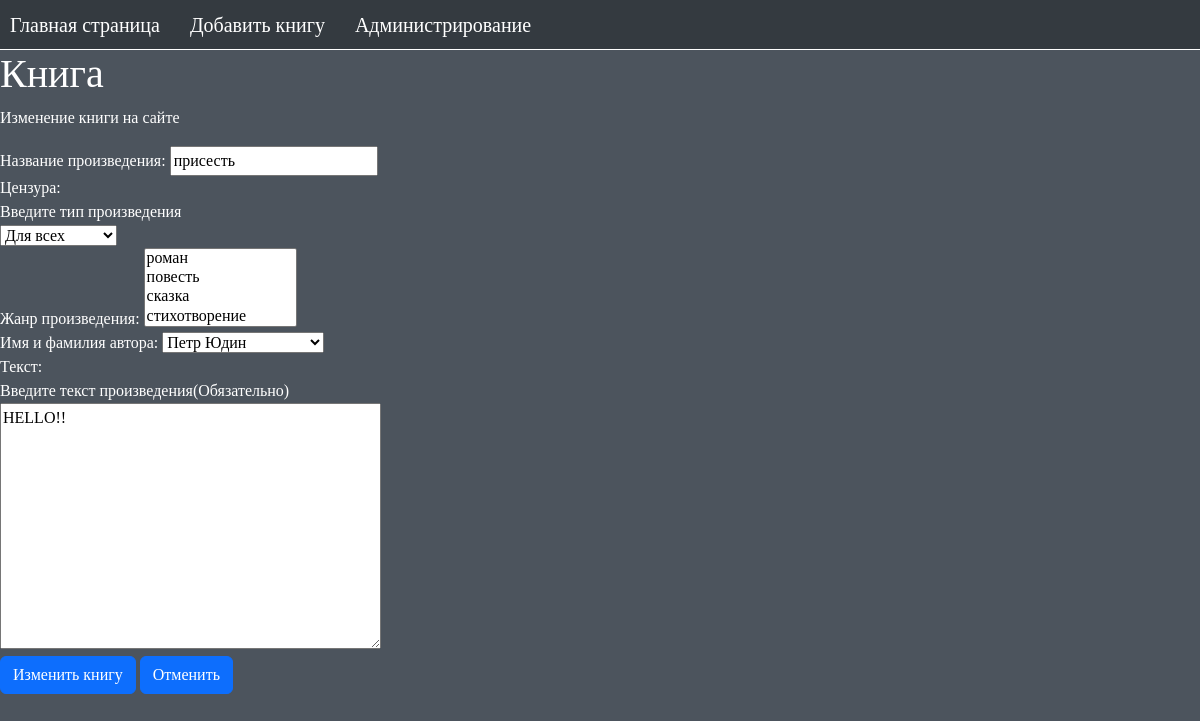
Page /update_book/41 on the committed database.
### books/models.py (models this page shows)
class Book(models.Model):
    title_book = models.CharField(
        max_length=255,
        help_text='Введите название произведения(Обязательно)',
        unique=True,
        verbose_name='Название',
    )
    censor = models.CharField(
        max_length=255,
        help_text='Введите тип произведения',
        verbose_name='Цензура',
        choices=CENSOR_CHOICE,
        default=CENSOR_CHOICE[1],
    )
    genre_book = models.ManyToManyField(
        BookGenre, verbose_name='Жанр произведения')
    author = models.ForeignKey(
        BookAuthor, on_delete=models.CASCADE, verbose_name='Имя и фамилия автора')
    content_book = models.TextField(
        help_text='Введите текст произведения(Обязательно)',
        verbose_name='Текст',
    )
    time_create = models.DateTimeField(
        auto_now_add=True,
        verbose_name='Дата добавления',
        null=True
    )
    time_update = models.DateTimeField(
        auto_now=True,
        verbose_name='Дата изменения',
    )

class BookGenre(models.Model):
    genre_book = models.CharField(
        max_length=255,
        help_text='Введите жанр произведения',
        verbose_name='Жанр произведения',
    )
    def __str__(self):
        return self.genre_book

### books/views.py (the view)
# urls.py: path('update_book/<int:pk>', views.BookUpdate.as_view(),
class BookUpdate(TitleMixin, UpdateView):
    form_class = forms.BookForm
    template_name = 'books/update_book.html'
    title = 'Изменение книги'
    model = models.Book
    success_url = reverse_lazy('books:index')

### books/forms.py (shortened to what this page needs)
class BookForm(forms.ModelForm):
    title_book = forms.CharField(label='Название произведения')
    genre_book = forms.ModelMultipleChoiceField(
        label='Жанр произведения',
        queryset=models.BookGenre.objects.all(),
        required=False,
        widget=forms.SelectMultiple,
    )
    class Meta:
        model = models.Book
        fields = '__all__'

### books/models.py (called while the page is built)
    def __str__(self):
        return self.get_fullname()

    def get_fullname(self) -> str:
        return ' '.join(filter(bool, [self.firstName_author, self.lastName_author]))

### books/views.py (called while the page is built)
    def get_title(self):
        return self.title

    def get_context_data(self, **kwargs):
        context = super().get_context_data(**kwargs)
        context['title'] = self.get_title()
        return context

### books/templates/books/update_book.html (shortened to what this page needs)
{% extends 'books/template_site.html'%}
{% block content %}
<h1>Книга</h1>
<p>Изменение книги на сайте</p>
<form action="{% url 'books:update_book' pk=book.pk %}" method="POST">
	{{ form.as_div}}
	<button class="btn btn-primary" type="submit">Изменить книгу</button>
	<button class="btn btn-primary" type="reset">Отменить</button>
</form>
{% endblock %}

### books/static/books/css/style.css (style rules this page uses)
body { background-color: #4C545D; font-family: Georgia; color: white; }

### rows in the picture
Book: title_book "присесть", censor "Для всех", author "Петр Юдин", content_book "HELLO!!"
BookGenre: genre_book "роман / повесть / сказка / стихотворение"
